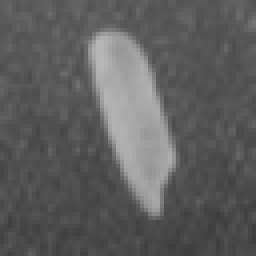
#> input picture datos/onerice.bmp, 64 x 64 px, given in place of rice64.png, which was not available (shown 4 times larger); the run also reads 1 picture not shown here
$ jupyter execute Ejercicio5_Claramunt_Federico.ipynb   (shell and % lines are left out)   (text cells are left out)
#> lines starting #> are read from the running program, lines starting #| are printed output that depends on the picture; after the words box and inside, x2 and y2 are one past the last pixel; in counts of white or black regions, pixels touching at a corner belong together; pictures that were not available may be replaced by others from this repository, and a replacement may not be noted
[cell 1]
import numpy as np
import cv2 as cv
import matplotlib.pyplot as plt

[cell 2]
REPO = 'https://raw.githubusercontent.com/domingomery/pr/main/clases/'

[cell 3]
I = cv.imread('rice64.png',0)
#> I is the input picture: shape (64, 64); min 59, max 183, mean 94.1
plt.imshow(I, cmap='gray')
plt.title('Imagen Original')
plt.show()
n   = 5
Mk  = np.ones((n,n),np.float32)/n/n
L   = cv.filter2D(I,-1,Mk)
Z = np.concatenate((I,L),axis=1)
plt.figure(figsize=(12,4))
plt.imshow(Z, cmap='gray')
plt.title('Original (izq) | Filtro Promedio (der)')
plt.show()
print('Máscara de promedio 5x5:')
print(Mk)

[cell 4]
width  = 15
s      = width/8.5
kernel = cv.getGaussianKernel(width, s)
print('Kernel gaussiano (width x 1):')
print(kernel)
print('Forma del kernel:', kernel.shape)
window = np.outer(kernel, kernel.transpose())
print('Forma de la ventana 2D:', window.shape)
L      = cv.filter2D(I,-1,window)
Z      = np.concatenate((I,L),axis=1)
plt.figure(figsize=(12,4))
plt.imshow(Z, cmap='gray')
plt.title('Original (izq) | Filtro Gaussiano (der)')
plt.show()

[cell 5]
Id = I.astype(float)

# 3x3 Y-direction kernel
My = np.array([[ 0, -1,  0], [0, 0, 0], [0, 1, 0]])

# Filter the image using filter2D
Gy0 = cv.filter2D(Id, -1, My)

# Para visualización
Gy = np.abs(Gy0)
Gy = Gy/np.max(Gy)*255

Z = np.concatenate((Id,Gy),axis=1)
plt.figure(figsize=(12,4))
plt.imshow(Z, cmap='gray')
plt.title('Original (izq) | Bordes Horizontales (der)')
plt.show()

[cell 6]
Id = I.astype(float)

# 3x3 X-direction kernel
Mx = np.array([[ 0, 0, 0], [-1, 0, 1], [ 0, 0, 0]])
print('Máscara de bordes verticales:')
print(Mx)

# Filter the image using filter2D
Gx0 = cv.filter2D(Id, -1, Mx)

Gx = np.abs(Gx0)
Gx = Gx/np.max(Gx)*255

Z = np.concatenate((Id,Gx),axis=1)
plt.figure(figsize=(12,4))
plt.imshow(Z, cmap='gray')
plt.title('Original (izq) | Bordes Verticales (der)')
plt.show()

[cell 7]
G = np.sqrt(np.multiply(Gx0,Gx0) + np.multiply(Gy0,Gy0))
G = G/np.max(G)*255
E = (G>125)*255
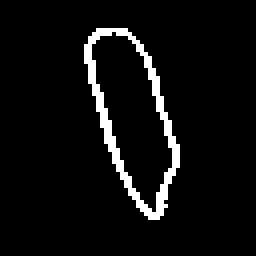
#> E: shape (64, 64) int64 (shown 4 times larger); 5.4% white in thin lines or dots, all inside (x1, y1, x2, y2) = (21, 7, 45, 55)

Z = np.concatenate((Id,Gx,Gy,G,E),axis=1)
#> Z: shape (64, 320) float64
plt.figure(figsize=(18,4))
plt.imshow(Z, cmap='gray')
plt.title('Original | Bordes X | Bordes Y | Magnitud | Binarizado')
plt.show()

[cell 8]
Gx0 = cv.Sobel(Id,cv.CV_64F,1,0,ksize=3)
Gy0 = cv.Sobel(Id,cv.CV_64F,0,1,ksize=3)

G = np.sqrt(np.multiply(Gx0,Gx0) + np.multiply(Gy0,Gy0))
G = np.abs(G)
G = G/np.max(G)*255
E = (G>125)*255

Z = np.concatenate((Id,G,E),axis=1)
#> Z: shape (64, 192) float64
plt.figure(figsize=(16,4))
plt.imshow(Z, cmap='gray')
plt.title('Original | Magnitud Sobel | Bordes Binarizados')
plt.show()

[cell 9]
REPO = 'https://raw.githubusercontent.com/domingomery/pr/main/clases/'

[cell 10]
# Input image
Icv = cv.imread('tokio_color.jpg')
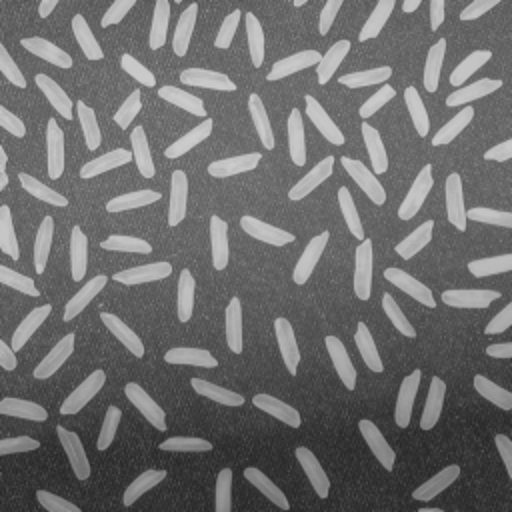
#> input picture datos/rices.png, 512 x 512 px, given in place of tokio_color.jpg, which was not available
#> Icv is the input picture: shape (512, 512, 3); min 38, max 207, mean 111.3
plt.figure(figsize=(8,12))
plt.imshow(cv.cvtColor(Icv, cv.COLOR_BGR2RGB))
plt.title('Imagen Original Color')
plt.show()

[cell 11]
# Conversion to grayscale
I = cv.cvtColor(Icv, cv.COLOR_BGR2GRAY)
#> I: shape (512, 512)
plt.figure(figsize=(8,12))
plt.imshow(I, cmap='gray')
plt.title('Imagen en Escala de Grises')
plt.show()
print('Dimensiones:', I.shape)
#| Dimensiones: (512, 512)

[cell 12]
# Gaussian Filtering (Low Pass)
s      = 39
kernel = cv.getGaussianKernel(s, s/8.5)
window = np.outer(kernel, kernel.transpose())
L      = cv.filter2D(I,-1,window)
#> L: shape (512, 512)
Z      = np.concatenate((I,L),axis=1)
#> Z: shape (512, 1024)
plt.figure(figsize=(14,10))
plt.imshow(Z, cmap='gray')
plt.title('Original (izq) | Filtro Gaussiano (der)')
plt.show()

[cell 13]
# High Pass Filtering
Id = I.astype(float)
#> Id: shape (512, 512) float64
Ld = L.astype(float)
Hd = Id-Ld
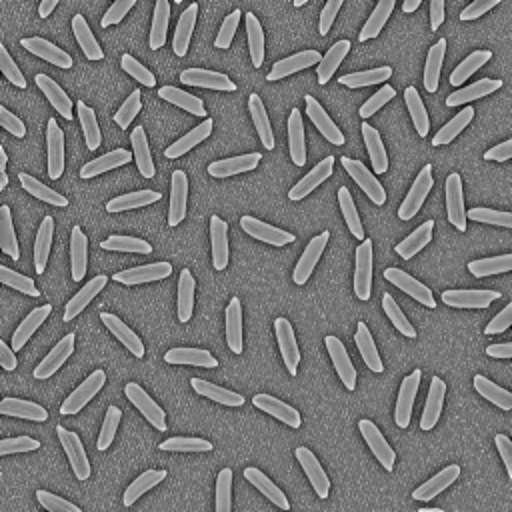
#> Hd: shape (512, 512) float64; min -61, max 68, mean 0; drawn with min black and max white

# Visualization
H = np.abs(Hd)
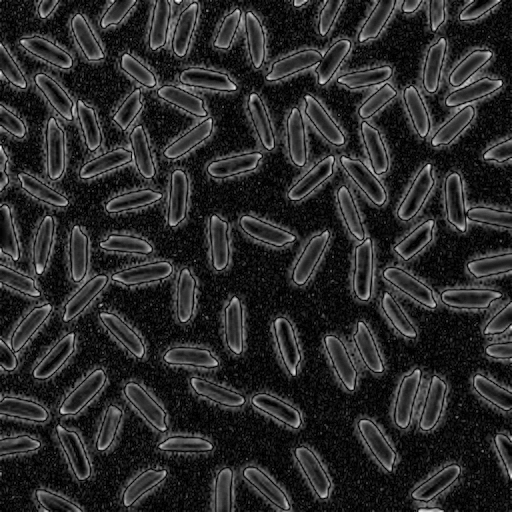
#> H: shape (512, 512) float64; min 0, max 68, mean 11.4; drawn with min black and max white
H = H-np.min(H)
H = H/np.max(H)*255
Z = np.concatenate((I,H),axis=1)
plt.figure(figsize=(14,10))
plt.imshow(Z, cmap='gray')
plt.title('Original (izq) | Filtro Pasa Alto (der)')
plt.show()

[cell 14]
# Edge detection using High Pass Filtering
E = (H>50)*255
#> E: shape (512, 512) int64; 34.3% white; 764 white regions (715 under 20 px), largest, box (x1, y1, x2, y2) and area: (204, 0, 506, 304) 22050, (0, 30, 240, 231) 14370, (0, 202, 201, 377) 8684
Z = np.concatenate((I,E),axis=1)
plt.figure(figsize=(14,10))
plt.imshow(Z, cmap='gray')
plt.title('Original (izq) | Bordes con Pasa Alto (der)')
plt.show()

[cell 15]
# Edge detection using Edge Detection with Sobel
Id = I.astype(float)

Gx0 = cv.Sobel(Id,cv.CV_64F,1,0,ksize=3)
#> Gx0: shape (512, 512) float64
Gy0 = cv.Sobel(Id,cv.CV_64F,0,1,ksize=3)
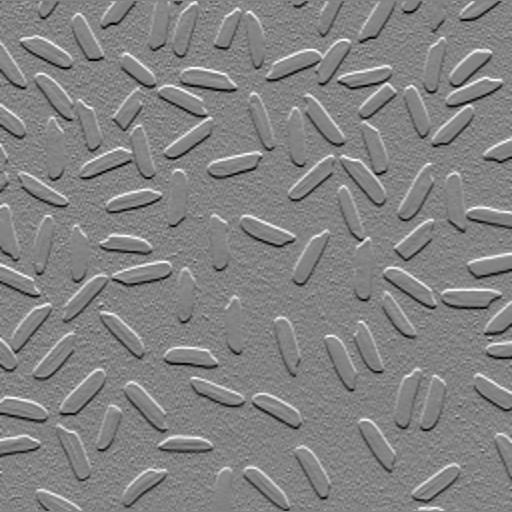
#> Gy0: shape (512, 512) float64; min -278, max 260, mean -1; drawn with min black and max white

G = np.sqrt(np.multiply(Gx0,Gx0) + np.multiply(Gy0,Gy0))
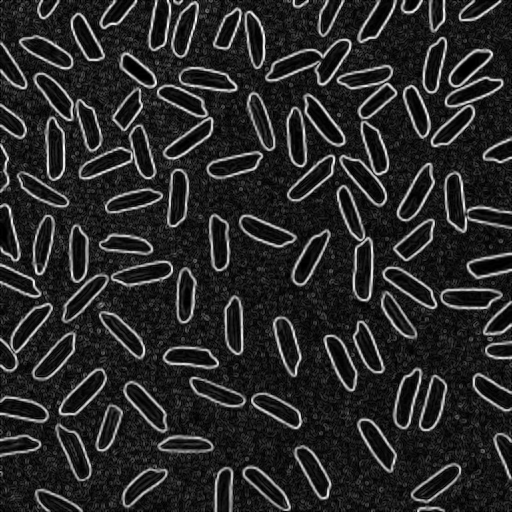
#> G: shape (512, 512) float64; min 0, max 300.2, mean 48.1; drawn with min black and max white
G = np.abs(G)
G = G/np.max(G)*255
E = (G>40)*255
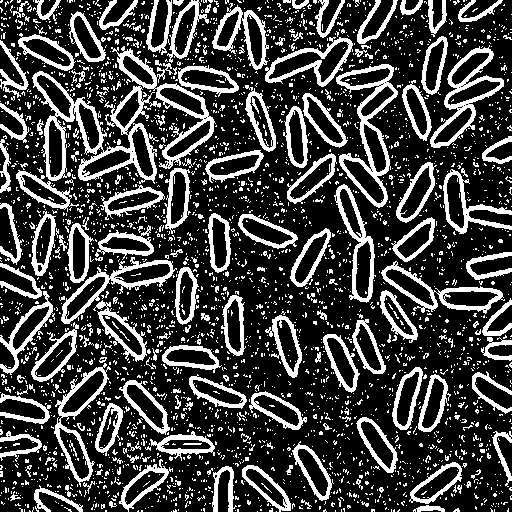
#> E: shape (512, 512) int64; 25.6% white; 3091 white regions (2890 under 20 px), largest, box (x1, y1, x2, y2) and area: (32, 71, 161, 184) 3484, (336, 64, 398, 208) 2059, (111, 46, 216, 169) 1887

Z = np.concatenate((I,G),axis=1)
plt.figure(figsize=(14,10))
plt.imshow(Z, cmap='gray')
plt.title('Original (izq) | Magnitud Sobel (der)')
plt.show()

Z = np.concatenate((I,E),axis=1)
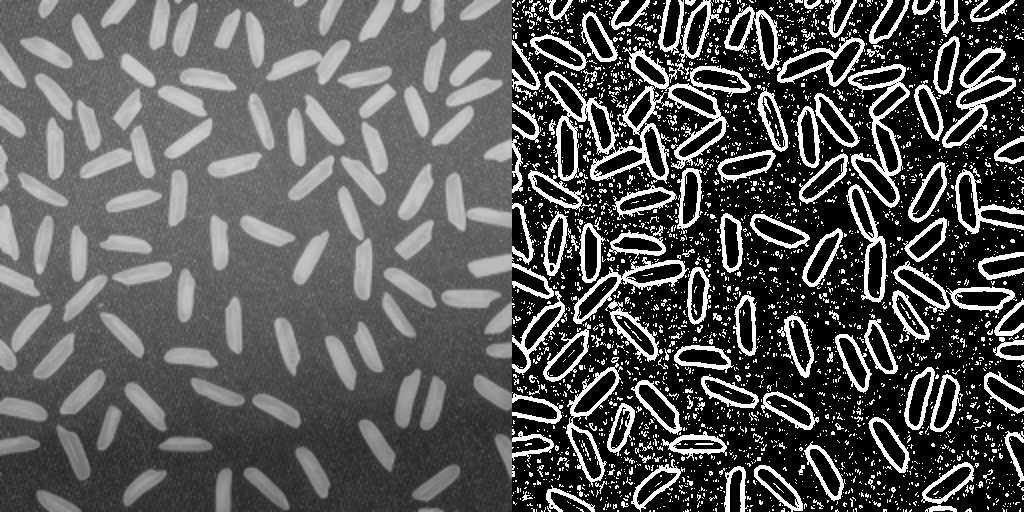
#> Z: shape (512, 1024) int64; min 0, max 255, mean 88.2
plt.figure(figsize=(14,10))
plt.imshow(Z, cmap='gray')
plt.title('Original (izq) | Bordes Sobel Binarizados (der)')
plt.show()

[cell 16]
L = np.log(G+1)
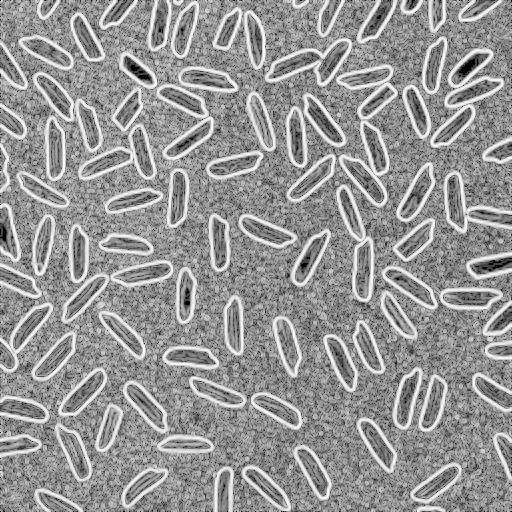
#> L: shape (512, 512) float64; min 0, max 5.55, mean 3.27; drawn with min black and max white
L = L/np.max(L)*255
Li = L.astype(np.uint8)

Lc = cv.applyColorMap(Li, cv.COLORMAP_PARULA)
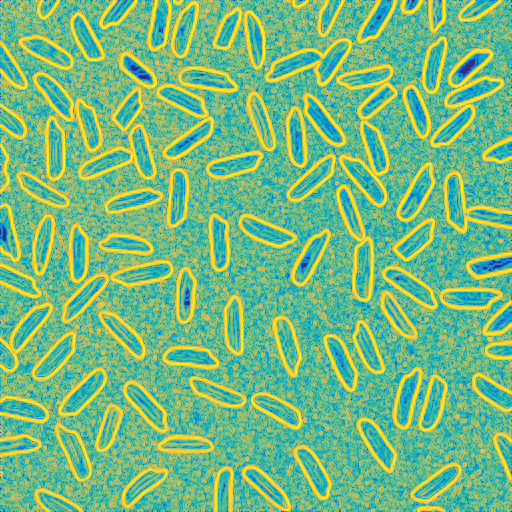
#> Lc: shape (512, 512, 3); mean B, G, R 129.6, 186, 116.9

plt.figure(figsize=(8,12))
plt.imshow(cv.cvtColor(Lc, cv.COLOR_BGR2RGB))
plt.title('Mapa de Calor - Magnitud Sobel')
plt.show()

[cell 17]
REPO = 'https://raw.githubusercontent.com/domingomery/pr/main/clases/'

[cell 18]
# Original Image
I = cv.imread('moon.tif',0)
plt.figure(figsize=(8,10))
plt.imshow(I, cmap='gray')
plt.title('Imagen Original - Luna')
plt.show()

[cell 19]
# Filtered Image (low pass filter)
n   = 5
Mk  = np.ones((n,n),np.float32)/n/n
L   = cv.filter2D(I,-1,Mk)
plt.figure(figsize=(8,10))
plt.imshow(L, cmap='gray')
plt.title('Imagen Filtrada (Filtro Pasa Bajo)')
plt.show()

[cell 20]
# High pass filter
Id = I.astype(float)
Ld = L.astype(float)
Hd = Id-Ld

# Visualization
H = np.abs(Hd)
H = H-np.min(H)
H = H/np.max(H)*255
plt.figure(figsize=(8,10))
plt.imshow(H, cmap='gray')
plt.title('Filtro Pasa Alto (Detalles)')
plt.show()

[cell 21]
# Sharpen: high pass pixels are amplified
Jd = Id + 3*Hd

Jd[Jd<0] = 0
Jd = Jd/np.max(Jd)*255

Z = np.concatenate((Id,Jd),axis=1)
print('Original (izq) | Sharpen (der)')
plt.figure(figsize=(14,10))
plt.imshow(Z, cmap='gray')
plt.title('Original (izq) | Imagen Realzada Sharpen (der)')
plt.show()

[cell 22]
# Instalar gdown para descargar archivos desde Google Drive

[cell 23]
# Descargar monedas.jpg desde Google Drive
import gdown

url = 'https://drive.google.com/drive/folders/11zJfIPGouOPeYPAjtQtGkJLKBtxojCGr'
gdown.download_folder(url, output='.', quiet=False)
#> (this line was passed over: gdown is not available in this run)

[cell 24]
# Cargar y mostrar imagen para el ejercicio
Icv = cv.imread('monedas.jpg')
I = cv.cvtColor(Icv, cv.COLOR_BGR2GRAY)

plt.figure(figsize=(8,12))
plt.imshow(I, cmap='gray')
plt.title('Imagen Original - Ejercicio (monedas.jpg)')
plt.show()
print('Dimensiones:', I.shape)
#| Dimensiones: (375, 500)
